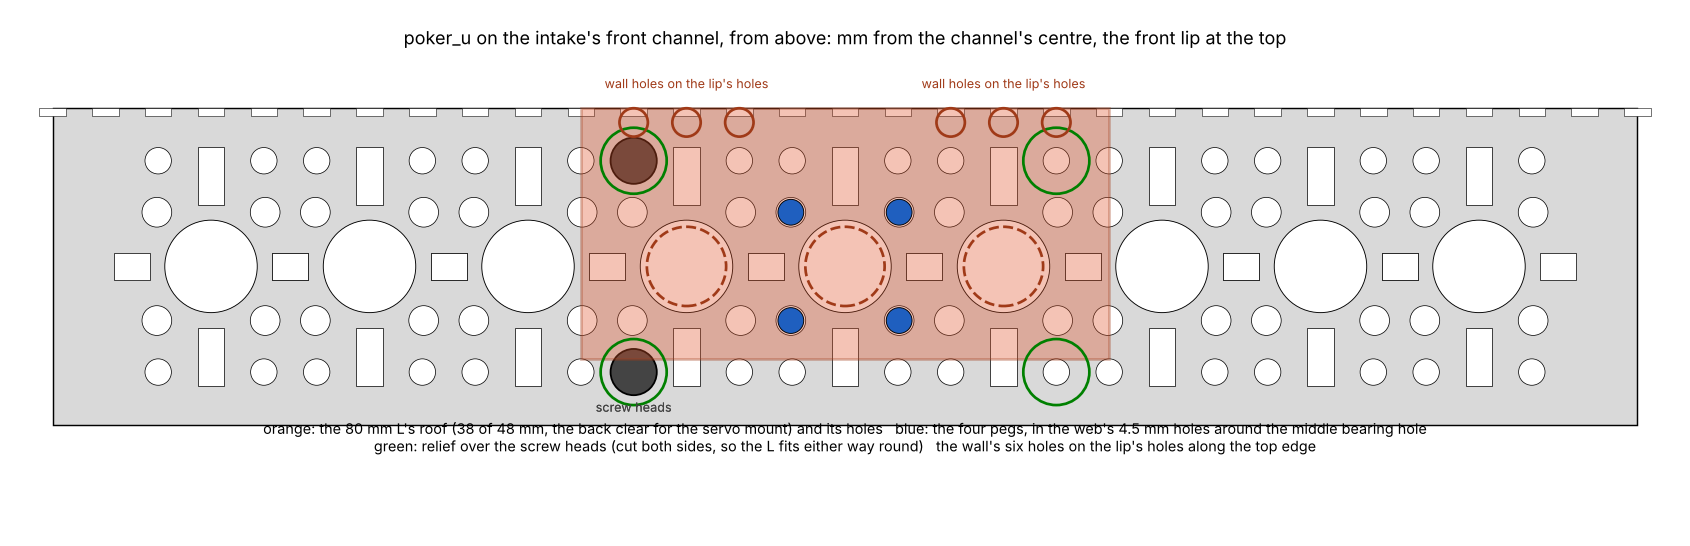

Generate this figure with Python:
"""The poker L's underside on the intake's front channel, from above: the channel's hole pattern (read off goBILDA's mesh of
the 9-hole lowside U-channel) with the L's footprint, its four locating pegs in the web's 4.5 mm holes around the middle
bearing hole, the relief over the two screws, the roof holes over the bearing holes and the lip ties. -> poker_u_holes.png"""
import os, matplotlib; matplotlib.use("Agg"); import matplotlib.pyplot as plt
from matplotlib.patches import Rectangle, Circle
HERE = os.path.dirname(os.path.abspath(__file__))
HALF_L, SCREW_Y = 40.0, -32.0                                   # the L; the screws standing out of the web, on one side only
fig, ax = plt.subplots(figsize=(13, 4.2)); ax.set_aspect("equal")
ax.add_patch(Rectangle((-120, -48), 240, 48, fc="#d9d9d9", ec="k", lw=0.8))                      # the web, x across (along the channel), y its depth, lip at y = 0
for k in range(-4, 5):                                                                           # the pattern, 24 mm per bearing hole
    c = 24 * k
    ax.add_patch(Circle((c, -24), 7, fc="white", ec="k", lw=0.5))
    for dx in (-8.2, 8.2):
        for dy in (-8.2, 8.2): ax.add_patch(Circle((c + dx, -24 + dy), 2.25, fc="white", ec="k", lw=0.4))
    for dx in (-8, 8):
        for dy in (-8, -40): ax.add_patch(Circle((c + dx, dy), 2.0, fc="white", ec="k", lw=0.4))
    for dy in (-10.3, -37.7): ax.add_patch(Rectangle((c - 2, dy - 4.35), 4, 8.7, fc="white", ec="k", lw=0.4))
    for dx in (-12, 12): ax.add_patch(Rectangle((c + dx - 2.7, -26), 5.4, 4, fc="white", ec="k", lw=0.4))
for k in range(-15, 16): ax.add_patch(Rectangle((8 * k - 2, -1.2), 4, 1.2, fc="white", ec="k", lw=0.3))   # the lip's holes, seen edge-on
for dy in (-8, -40): ax.add_patch(Circle((SCREW_Y, dy), 3.5, fc="#444", ec="k")); ax.text(SCREW_Y, -46, "screw heads", ha="center", fontsize=7, color="#444")
ax.add_patch(Rectangle((-HALF_L, -38), 2 * HALF_L, 38, fc="#e0552b", ec="#a03a18", lw=1.5, alpha=0.35))   # the L's roof, 38 of the web's 48 mm: the rear 10 mm clear for the stars' servo mount
for y in (-24, 0, 24): ax.add_patch(Circle((y, -24), 6, fc="none", ec="#a03a18", lw=1.5, ls="--"))         # its roof holes
for dy in (-8, -40):
    for sy in (SCREW_Y, -SCREW_Y): ax.add_patch(Circle((sy, dy), 5, fc="none", ec="green", lw=1.5))     # relief, both sides
for dx in (-8.2, 8.2):
    for dy in (-8.2, 8.2): ax.add_patch(Circle((dx, -24 + dy), 1.95, fc="#1f5fbf", ec="k", lw=0.5))     # the pegs
for y in (-32, -24, -16, 16, 24, 32): ax.add_patch(Circle((y, -2.2), 2.15, fc="none", ec="#a03a18", lw=1.5))
for y in (-24, 24): ax.text(y, 3, "wall holes on the lip's holes", ha="center", fontsize=7, color="#a03a18")
ax.text(0, -52, "orange: the 80 mm L's roof (38 of 48 mm, the back clear for the servo mount) and its holes   blue: the four pegs, in the web's 4.5 mm holes around the middle bearing hole\n"
        "green: relief over the screw heads (cut both sides, so the L fits either way round)   the wall's six holes on the lip's holes along the top edge", ha="center", fontsize=8)
ax.set_xlim(-125, 125); ax.set_ylim(-58, 8); ax.axis("off")
ax.set_title("poker_u on the intake's front channel, from above: mm from the channel's centre, the front lip at the top", fontsize=10)
fig.tight_layout(); fig.savefig(os.path.join(HERE, "poker_u_holes.png"), dpi=130); print("poker_u_holes.png")
